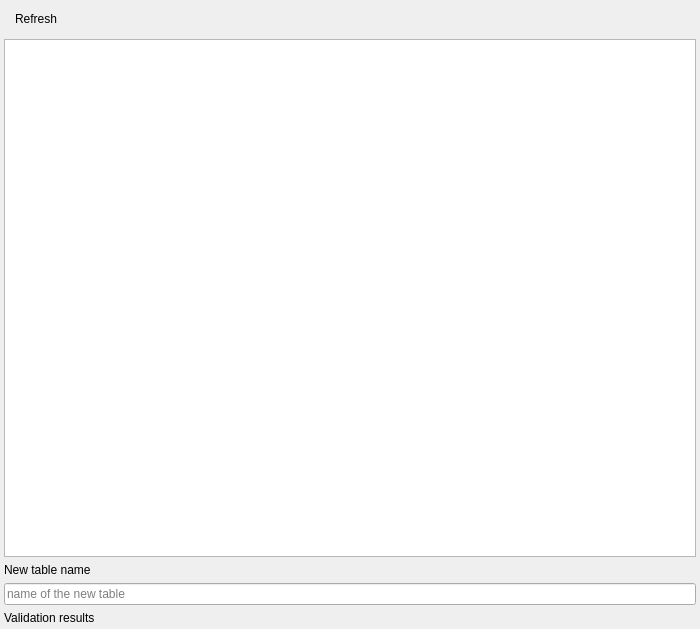
<?xml version="1.0" encoding="UTF-8"?>
<ui version="4.0">
 <class>QgsNewDatabaseTableNameWidget</class>
 <widget class="QWidget" name="QgsNewDatabaseTableNameWidget">
  <property name="geometry">
   <rect>
    <x>0</x>
    <y>0</y>
    <width>700</width>
    <height>629</height>
   </rect>
  </property>
  <layout class="QVBoxLayout" name="verticalLayout">
   <property name="leftMargin">
    <number>4</number>
   </property>
   <property name="topMargin">
    <number>4</number>
   </property>
   <property name="rightMargin">
    <number>4</number>
   </property>
   <property name="bottomMargin">
    <number>4</number>
   </property>
   <item>
    <widget class="QToolBar" name="mBrowserToolbar">
     <property name="iconSize">
      <size>
       <width>24</width>
       <height>24</height>
      </size>
     </property>
     <property name="floatable">
      <bool>false</bool>
     </property>
     <addaction name="mActionRefresh"/>
    </widget>
   </item>
   <item>
    <widget class="QgsBrowserTreeView" name="mBrowserTreeView"/>
   </item>
   <item>
    <widget class="QLabel" name="label">
     <property name="text">
      <string>New table name</string>
     </property>
    </widget>
   </item>
   <item>
    <widget class="QLineEdit" name="mNewTableName">
     <property name="text">
      <string/>
     </property>
     <property name="placeholderText">
      <string>name of the new table</string>
     </property>
    </widget>
   </item>
   <item>
    <widget class="QLabel" name="mValidationResults">
     <property name="enabled">
      <bool>true</bool>
     </property>
     <property name="text">
      <string>Validation results</string>
     </property>
    </widget>
   </item>
  </layout>
  <action name="mActionRefresh">
   <property name="icon">
    <iconset resource="../../images/images.qrc">
     <normaloff>:/images/themes/default/mActionRefresh.svg</normaloff>:/images/themes/default/mActionRefresh.svg</iconset>
   </property>
   <property name="text">
    <string>Refresh</string>
   </property>
  </action>
  <action name="mActionShowFilter">
   <property name="checkable">
    <bool>true</bool>
   </property>
   <property name="icon">
    <iconset resource="../../images/images.qrc">
     <normaloff>:/images/themes/default/mActionFilter2.svg</normaloff>:/images/themes/default/mActionFilter2.svg</iconset>
   </property>
   <property name="text">
    <string>Filter Browser</string>
   </property>
   <property name="iconText">
    <string>Filter Browser</string>
   </property>
   <property name="toolTip">
    <string>Filter Browser</string>
   </property>
  </action>
  <action name="mActionCollapse">
   <property name="icon">
    <iconset resource="../../images/images.qrc">
     <normaloff>:/images/themes/default/mActionCollapseTree.svg</normaloff>:/images/themes/default/mActionCollapseTree.svg</iconset>
   </property>
   <property name="text">
    <string>Collapse All</string>
   </property>
   <property name="toolTip">
    <string>Collapse All</string>
   </property>
  </action>
 </widget>
 <customwidgets>
  <customwidget>
   <class>QgsBrowserTreeView</class>
   <extends>QTreeView</extends>
   <header>qgsbrowsertreeview.h</header>
  </customwidget>
 </customwidgets>
 <resources>
  <include location="../../images/images.qrc"/>
  <include location="../../images/images.qrc"/>
  <include location="../../images/images.qrc"/>
 </resources>
 <connections/>
</ui>
